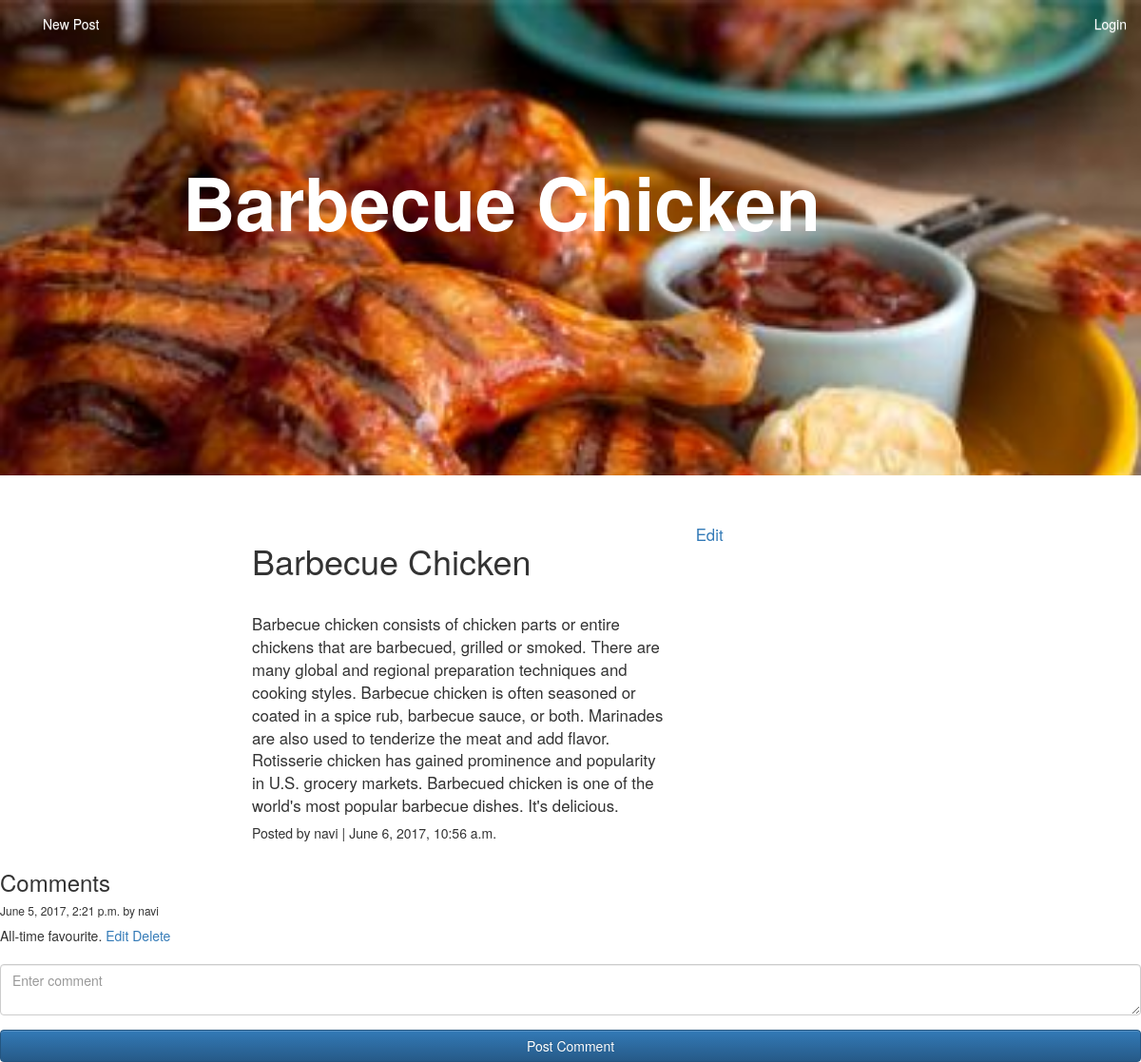
The app's page /blog/5/, older data.
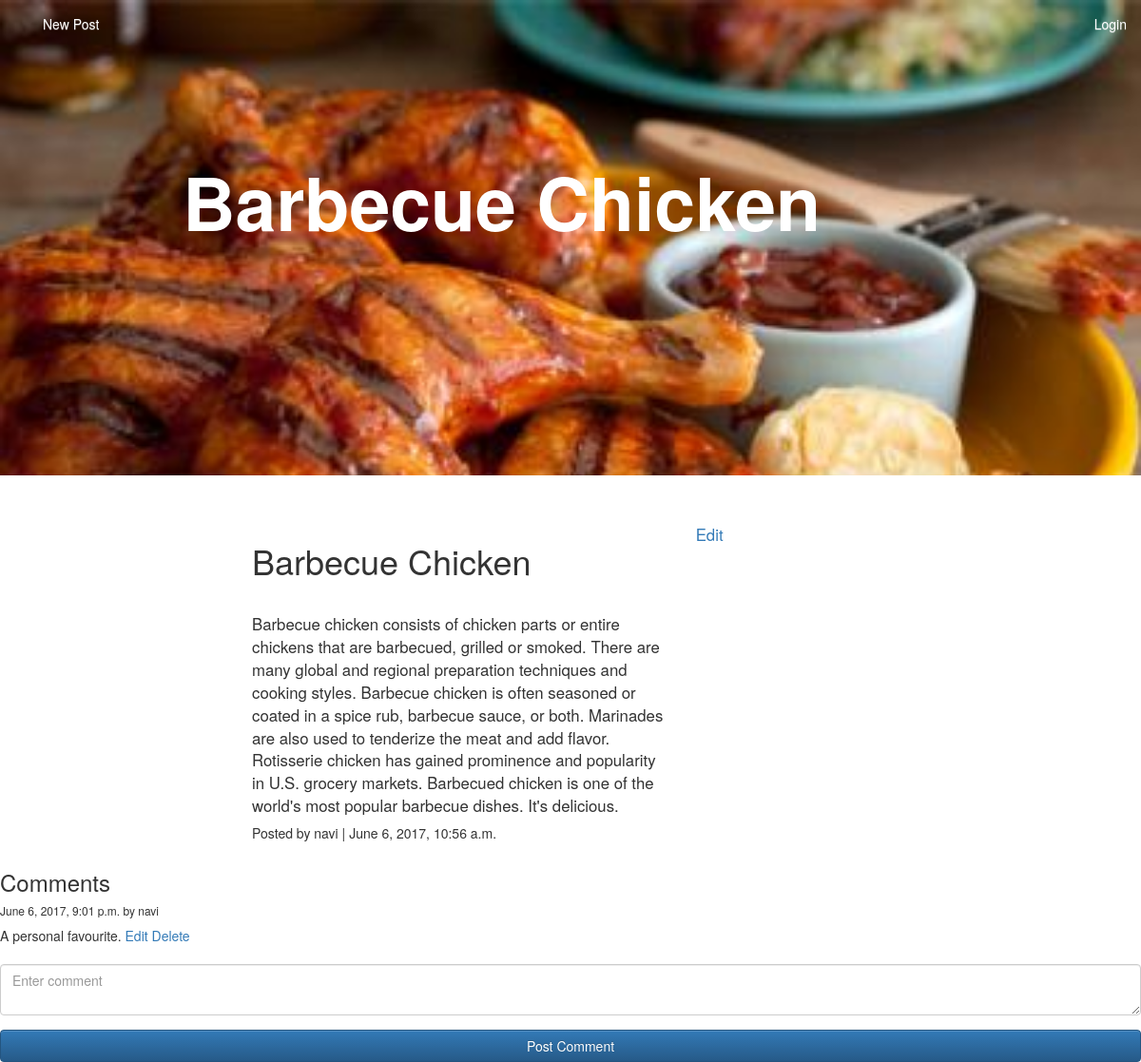
The same page, newer data.
### blog/models.py (models this page shows, shortened)
class Post(models.Model):
    user = models.ForeignKey(User)
    title = models.CharField(max_length=50)
    content = models.TextField()
    img = models.ImageField(upload_to='blog_img/')
    pub_date = models.DateTimeField(auto_now=True, auto_now_add=False)
    is_published = models.BooleanField(default=False)

class Comment(models.Model):
    user = models.ForeignKey(User)
    post = models.ForeignKey(Post)
    comment_text = models.CharField(max_length=100)
    date = models.DateTimeField(auto_now=True, auto_now_add=False)

### blog/views.py (the view)
# urls.py: url(r'^(?P<id>[0-9]+)/$', post_detail, name="post"),
def post_detail(request, id):
    if request.method == "POST":
        comment = request.POST['comment']
        user = User.objects.get(username=request.user.username)
        c = Comment(comment_text=comment, post_id=id, user=user)
        c.save()
        return redirect('post', id)
    else:
        template_name = "blog/post.html"
        post = Post.objects.get(id=int(id))
        comments = Comment.objects.filter(post=post)
        context = {'post': post, 'comments': comments}
        return render(request, template_name, context)

### blog/templates/blog/post.html (shortened to what this page needs)
{% extends 'blog/base.html' %}
{% load static %}
{% block body %}
     {% include 'blog/navbar.html' %}
    <div id="cover-detail" style="background-image: url('/media/{{ post.img }}');">
        <h1 id="cover-text">{{ post.title }}</h1>
    </div>
    <div id="post-content">
    <div class="post-detail">
        <div class="container-fluid">
            <div class="row">
                <div class="col-md-8">
                    <h1>{{ post.title }}</h1>
                    <br>
                    <p>
                        {{ post.content }}
                    </p>
                    <h5>Posted by {{ post.user }} | {{ post.pub_date }}</h5>
                </div>
                <div class="col-md-4">
                    <a href="{% url 'edit_post' post.id %}">Edit</a>
                </div>
            </div>
        </div>
    </div>
        <h3>Comments</h3>
        {% for i in comments %}
            <h6>{{ i.date }}  by {{ i.user }}</h6>
            <h7>{{ i.comment_text }}  </h7>
        <a href="/blog/{{ post.id }}/editcom/{{ i.id }}">Edit</a>
        <a href="/blog/{{ post.id }}/delcom/{{ i.id }}">Delete</a><br><br>
        {% endfor %}
        <div id="div1">
        <form action="" method="post" >
        <div class="form-group">
            <textarea name="comment" required class="form-control" placeholder="Enter comment" ></textarea>
        </div>
        <button type="submit" name="go" class="btn btn-primary btn-block">Post Comment</button>
        </form>
        </div>
        {% endblock %}

### blog/templates/blog/base.html (shortened to what this page needs)
<!DOCTYPE html>
{% load static %}
<html lang="en">
<head>
<link rel="stylesheet" href="{% static 'blog/css/bootstrap.min.css' %}">
<link rel="stylesheet" href="{% static 'blog/css/bootstrap-theme.min.css' %}">
<link rel="stylesheet" href="{% static 'blog/css/style.css' %}" >
</head>
<body>
{% block body %}
{% endblock %}
</body>
</html>

### blog/templates/blog/navbar.html (shortened to what this page needs)
<!DOCTYPE html>
<html lang="en">
<head>
</head>
<body>
<nav class="navbar navbar-fixed-top">
  <div class="container-fluid">
    <div class="navbar-header">
      <a href="{% url 'home' %} "class="navbar-brand" style="color: white">{{ request.user.username }}</a>
    </div>
    <div class="collapse navbar-collapse" id="bs-example-navbar-collapse-1">
      <ul class="nav navbar-nav">
        <li class="active"> <a href="{% url 'add_post' %}" style="color: white">New Post<span class="sr-only">(current)</span></a></li>
      </ul>
      <ul class="nav navbar-nav navbar-right">
        {% if request.user.is_authenticated %}
          <li><a href="{% url 'logout' %}" style="color: white">Logout</a></li>
        {% else %}
          <li><a href="{% url 'login' %}" style="color: white">Login</a></li>
        {% endif %}
      </ul>
    </div>
  </div>
</nav>
</body>
</html>

### blog/static/blog/css/style.css (style rules this page uses)
#cover-detail { background-size: cover; background-repeat: no-repeat; height:500px; width: 100%; top: 0; position: absolute; }
#cover-text { padding-left: 16%; color: white; font-weight: 900; padding-top: 150px; font-size: 5.5em; }
#post-content { position: absolute; top: 550px; }
.post-detail { font-size: 1.2em; margin: 0 250px; }

Row changes from the older to the newer data that the page shows:
removed Comment: date "June 5, 2017, 2:21 p.m.", user "navi", comment_text "All-time favourite."
added Comment: date "June 6, 2017, 9:01 p.m.", user "navi", comment_text "A personal favourite."
